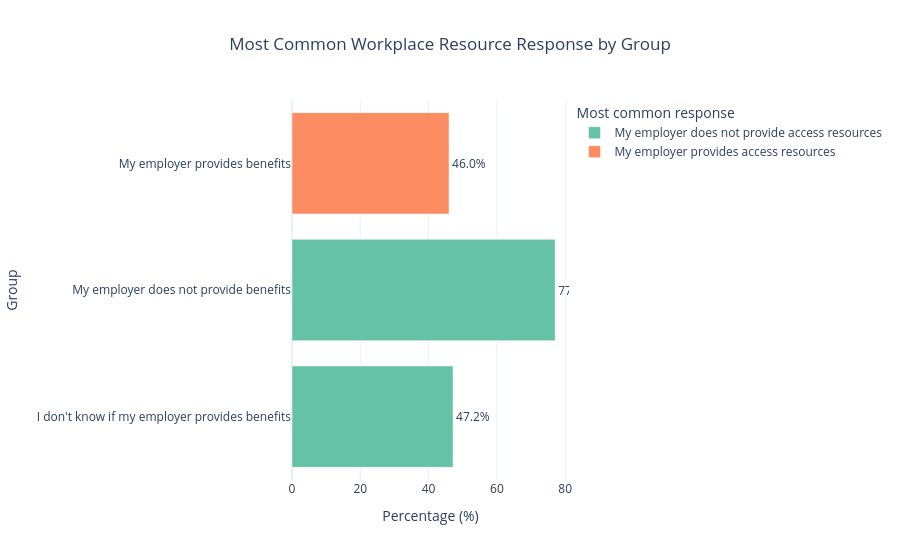

Here is the notebook cell this chart was saved with:
### Markdown cell above
# H2: Significant proportion of employees do not know whether their employer provides mental health benefits.

### Code cell
# Get the workplace resource with the highest percentage in each row
highest_resources = h1_table.idxmax(axis=1)
highest_percentages = h1_table.max(axis=1)

summary = pd.DataFrame({
    "Most common Response": highest_resources,
    "Percentage": highest_percentages.round(2)
})

fig = px.bar(
    summary.reset_index(),
    x="Percentage",
    y=summary.index.name or "index",
    color="Most common Response",
    text="Percentage",
    orientation="h",
    title="Most Common Workplace Resource Response by Group",
    labels={
        "Percentage": "Percentage (%)",
        "Most common Response": "Most common response"
    },
    color_discrete_sequence=px.colors.qualitative.Set2
)

fig.update_traces(
    texttemplate="%{text:.1f}%",
    textposition="outside"
)

fig.update_layout(
    template="plotly_white",
    title_x=0.5,
    xaxis_title="Percentage (%)",
    yaxis_title="Group",
    showlegend=True
)

fig.show()

### Figure 1 — Plotly figure (JSON) as saved in the notebook; plotly's stock layout.template omitted (floating-point values rounded to 4 significant figures)
{"data": [{"hovertemplate": "Most common response=My employer does not provide access resources<br>Percentage (%)=%{text}<br>benefits=%{y}<extra></extra>", "legendgroup": "My employer does not provide access resources", "marker": {"color": "rgb(102,194,165)", "pattern": {"shape": ""}}, "name": "My employer does not provide access resources", "orientation": "h", "showlegend": true, "text": [47.16, 77.06], "textposition": "outside", "texttemplate": "%{text:.1f}%", "type": "bar", "x": [47.16, 77.06], "xaxis": "x", "y": ["I don't know if my employer provides benefits", "My employer does not provide benefits"], "yaxis": "y"}, {"hovertemplate": "Most common response=My employer provides access resources<br>Percentage (%)=%{text}<br>benefits=%{y}<extra></extra>", "legendgroup": "My employer provides access resources", "marker": {"color": "rgb(252,141,98)", "pattern": {"shape": ""}}, "name": "My employer provides access resources", "orientation": "h", "showlegend": true, "text": [45.99], "textposition": "outside", "texttemplate": "%{text:.1f}%", "type": "bar", "x": [45.99], "xaxis": "x", "y": ["My employer provides benefits"], "yaxis": "y"}], "layout": {"barmode": "relative", "legend": {"title": {"text": "Most common response"}, "tracegroupgap": 0}, "showlegend": true, "title": {"text": "Most Common Workplace Resource Response by Group", "x": 0.5}, "xaxis": {"anchor": "y", "domain": [0, 1], "title": {"text": "Percentage (%)"}}, "yaxis": {"anchor": "x", "domain": [0, 1], "title": {"text": "Group"}}}}
